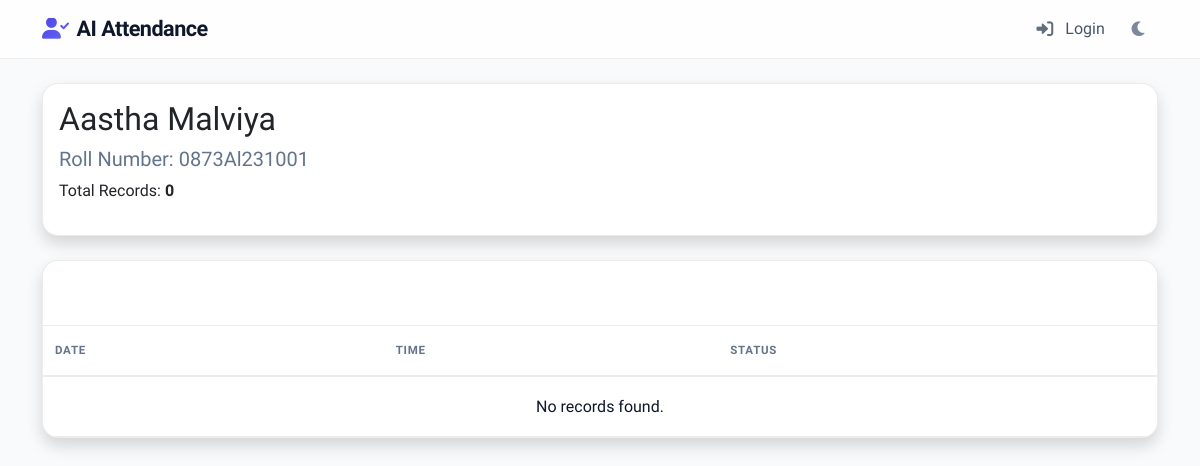
Page /core/student/38/ on the earlier database version.
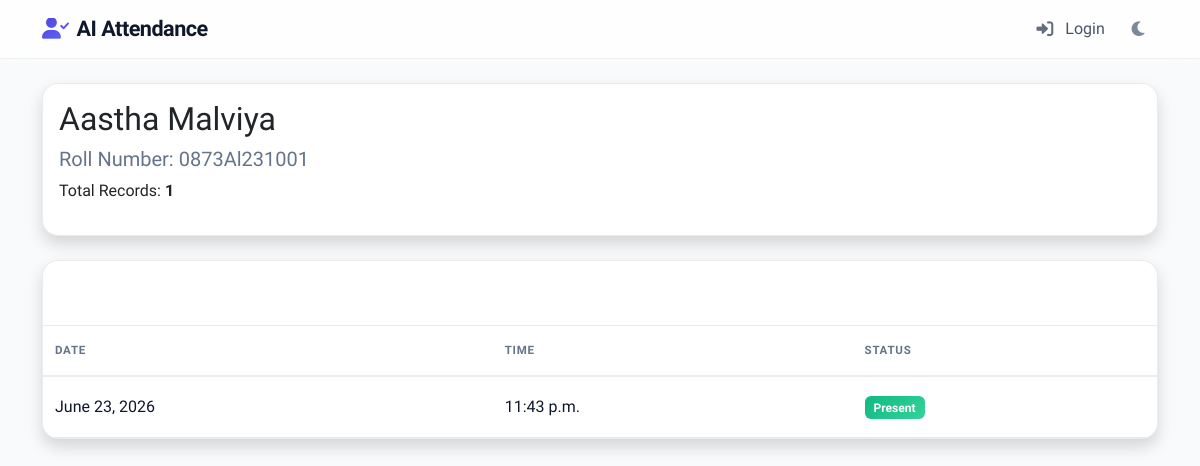
Same page on the later database version.
### core/models.py (models this page shows, shortened)
class AttendanceRecord(models.Model):
    student = models.ForeignKey(Student, on_delete=models.CASCADE)
    date = models.DateField(default=datetime.date.today)
    time = models.TimeField(default=datetime.datetime.now)
    status = models.CharField(max_length=20, default='Present')
    subject = models.CharField(max_length=100, null=True, blank=True)
    class Meta:
        ordering = ['-date', '-time']

### core/views.py (the view)
# urls.py: path('student/<int:student_id>/', views.student_attendance, name='student_attendance'),
def student_attendance(request, student_id):
    student = get_object_or_404(Student, id=student_id)
    records = AttendanceRecord.objects.filter(student=student).order_by('-date')
    return render(request, 'student_attendance.html', {'student': student, 'records': records})

### templates/student_attendance.html
{% extends 'base.html' %}
{% block content %}
<div class="card shadow mb-4">
    <div class="card-body">
        <h2 class="card-title">{{ student.name }}</h2>
        <h5 class="text-muted">Roll Number: {{ student.roll_number }}</h5>
        <p>Total Records: <strong>{{ records.count }}</strong></p>
    </div>
</div>
<div class="card shadow">
    <div class="card-header bg-secondary text-white">
        <h5 class="mb-0">Attendance Log</h5>
    </div>
    <div class="card-body p-0">
        <table class="table table-hover mb-0">
            <thead>
                <tr>
                    <th>Date</th>
                    <th>Time</th>
                    <th>Status</th>
                </tr>
            </thead>
            <tbody>
                {% for record in records %}
                <tr>
                    <td>{{ record.date }}</td>
                    <td>{{ record.time }}</td>
                    <td><span class="badge bg-success">{{ record.status }}</span></td>
                </tr>
                {% empty %}
                <tr>
                    <td colspan="3" class="text-center">No records found.</td>
                </tr>
                {% endfor %}
            </tbody>
        </table>
    </div>
</div>
{% endblock %}

Differences in the rows shown:
added AttendanceRecord: date "June 23, 2026", time "11:43 p.m.", status "Present"
Other differences:
{{ records.count }}: "0" → "1"
text no longer shown: "No records found."
